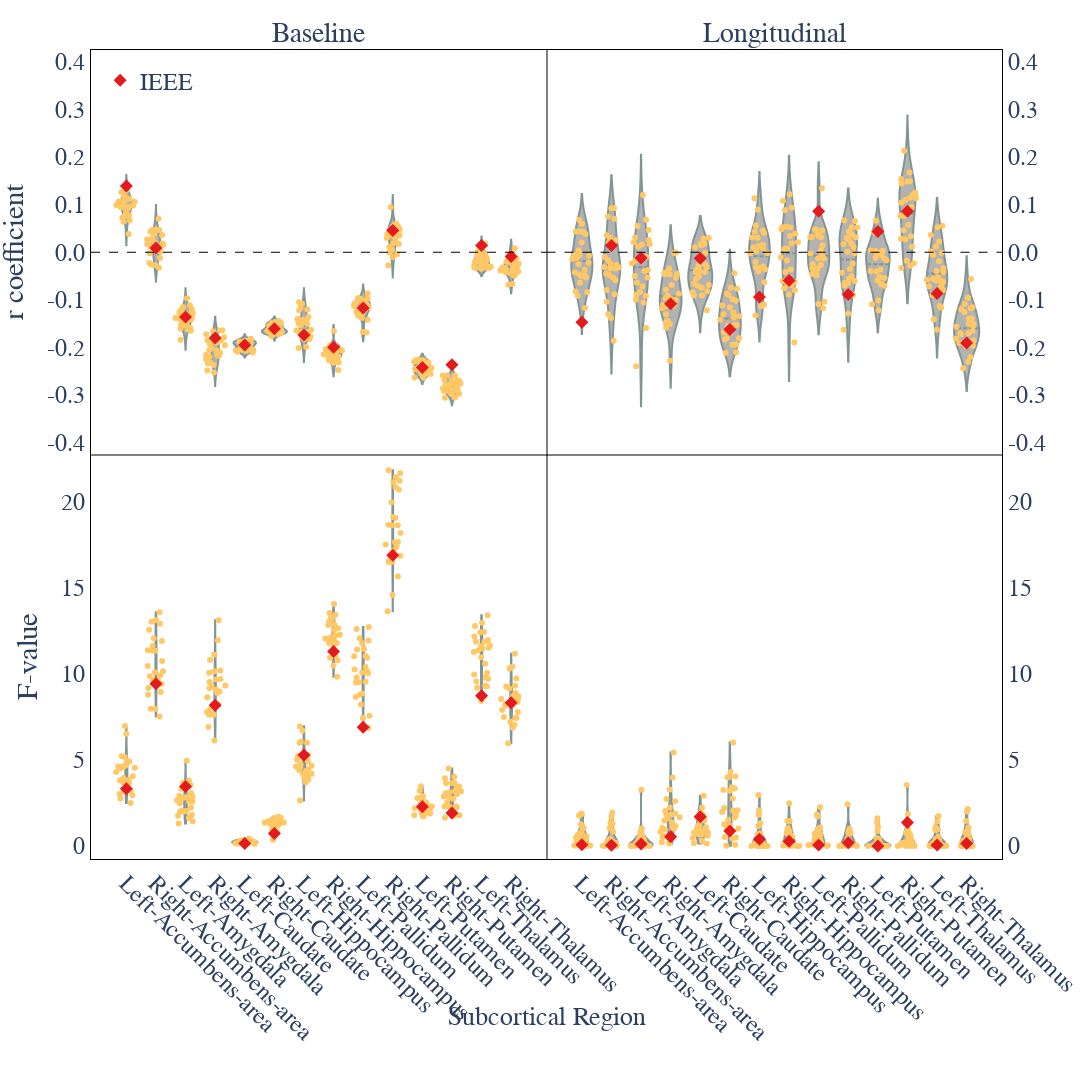

The notebook cell this image was saved under:
### Markdown cell above
## Distribution of Statistical Values

Distribution of statistical values, specifically the correlation coefficients (r) from partial correlation analyses and the F-values from ANCOVA tests.

### Code cell
from plotly.subplots import make_subplots

# Create subplots with 2 rows and 2 columns
fig = make_subplots(
    rows=2,
    cols=2,
    shared_xaxes=True,
    column_titles=["Baseline", "Longitudinal"],
    x_title="Subcortical Region",
    vertical_spacing=0,
    horizontal_spacing=0,
)


# Add traces to the subplots
add_pcorr_baseline_trace(fig, get_preprocessed_data("partial_correlation", "baseline"))
add_pcorr_longitudinal_trace(fig, get_preprocessed_data("partial_correlation", "longitudinal"))
add_ancova_baseline_trace(fig, get_preprocessed_data("ancova", "baseline"))
add_ancova_longitudinal_trace(fig, get_preprocessed_data("ancova", "longitudinal"))

# Set x-axis ticks and labels
fig.update_xaxes(
    title_text="", tickvals=list(range(len(regions))), ticktext=regions, tickangle=45
)

yaxis_r_range = [-0.425, 0.425]
yaxis_r_tickvals = np.arange(-0.5, 0.6, 0.1)
yaxis_r_tickvals = [
    0 if np.isclose(x, 0) else x for x in yaxis_r_tickvals
]  # Replace 0 with 0.0
yaxis_r_ticktext = [
    "0.0" if np.isclose(x, 0) else str(round(x, 1)) for x in yaxis_r_tickvals
]
yaxis_r_clear = ["" for x in yaxis_r_tickvals]

yaxis_f_range = [-0.75, 22.75]
yaxis_f_tickvals = [0, 10, 20, 30, 40, 50]
yaxis_f_ticktext = ["0", "10", "20", "30", "40", "50"]
yaxis_f_clear = ["" for x in yaxis_f_tickvals]

# Update layout for all axes
fig.update_layout(
    # Primary y-axes (left side, 0 to 1)
    yaxis1=dict(
        title="r coefficient",
        range=yaxis_r_range,
        dtick=0.1,
        showgrid=False,
        # dashed bold the 0 line
        zeroline=False,
        zerolinewidth=2,
        zerolinecolor="DarkSlateGrey",
        tickvals=yaxis_r_tickvals,
        ticktext=yaxis_r_ticktext,
    ),
    yaxis2=dict(
        dtick=0.1,
        showgrid=False,
        range=yaxis_r_range,
        zeroline=False,
        zerolinewidth=2,
        zerolinecolor="black",
        tickvals=yaxis_r_tickvals,
        ticktext=yaxis_r_ticktext,
        side="right",
    ),
    yaxis3=dict(
        title="F-value",
        range=yaxis_f_range,
        showgrid=False,
        zeroline=False,
    ),
    yaxis4=dict(showgrid=False, zeroline=False, range=yaxis_f_range, side="right"),
    # Other layout settings
    legend=dict(
        x=0.01,
        y=0.99,
        orientation="h",
        yanchor="top",
        xanchor="left",
        bgcolor="rgba(255, 255, 255, 0)",
    ),
    margin=dict(t=50, b=150, r=20),
    # margin=dict(b=150,
    #             l=150)  # Add bottom margin for tilted labels
    plot_bgcolor=background_color,
    paper_bgcolor=background_color,
)

fig.add_hline(
    y=0,
    row=1,
    line_color="black",
    line_width=1,
    line_dash="dash",
)


# Update each axis individually
fig.update_layout(
    xaxis1=dict(showline=True, linewidth=1, linecolor="black", mirror=True),
    xaxis2=dict(showline=True, linewidth=1, linecolor="black", mirror=True),
    xaxis3=dict(showline=True, linewidth=1, linecolor="black", mirror=False),
    xaxis4=dict(showline=True, linewidth=1, linecolor="black", mirror=False),
    yaxis1=dict(showline=True, linewidth=1, linecolor="black", mirror=True),
    yaxis2=dict(showline=True, linewidth=1, linecolor="black", mirror=False),
    yaxis3=dict(showline=True, linewidth=1, linecolor="black", mirror=True),
    yaxis4=dict(showline=True, linewidth=1, linecolor="black", mirror=False),
)

fig.update_layout(font_family="Helvetica", font_size=24)
fig.update_annotations(font=dict(family="Helvetica", size=24))

# Update y position of annotation with "subcortical region" text
for annotation in fig.layout.annotations:
    if annotation.text.lower() == "subcortical region":
        annotation.y = -0.14  # Adjust this value as needed for better positioning
        annotation.font.size = 26

# Update font size for Baseline and Longitudinal titles
for annotation in fig.layout.annotations:
    if annotation.text in ["Baseline", "Longitudinal"]:
        annotation.font.size = 28  # Set the desired font size for these titles

# Optional: Make corner borders more prominent
fig.update_layout(
    plot_bgcolor=background_color,
    paper_bgcolor=background_color,
)

write_image(
    fig, "subcortical_volume_coefficients_distribution.pdf", width=1600, height=1600
)
show_figure(fig, width=1600, height=1600)

### Figure 1 — Plotly figure (JSON) as saved in the notebook; plotly's stock layout.template omitted (floating-point values rounded to 4 significant figures; data arrays with more than 128 entries replaced by an {"elided": "..."} marker saying what was removed)
{"data": [{"customdata": ["Left-Accumbens-area", "Right-Accumbens-area", "Left-Amygdala", "Right-Amygdala", "Left-Caudate", "Right-Caudate", "Left-Hippocampus", "Right-Hippocampus", "Left-Pallidum", "Right-Pallidum", "Left-Putamen", "Right-Putamen", "Left-Thalamus", "Right-Thalamus"], "hovertemplate": "Region: %{customdata}<br>r: %{y:.3f}<extra></extra>", "marker": {"color": "rgb(228,26,28)", "size": 10, "symbol": "diamond"}, "mode": "markers", "name": "IEEE", "showlegend": true, "type": "scatter", "x": ["Left-Accumbens-area", "Right-Accumbens-area", "Left-Amygdala", "Right-Amygdala", "Left-Caudate", "Right-Caudate", "Left-Hippocampus", "Right-Hippocampus", "Left-Pallidum", "Right-Pallidum", "Left-Putamen", "Right-Putamen", "Left-Thalamus", "Right-Thalamus"], "xaxis": "x", "y": [0.139, 0.00908, -0.1359, -0.18, -0.1947, -0.1608, -0.174, -0.1996, -0.1171, 0.04595, -0.242, -0.2365, 0.01437, -0.008725], "yaxis": "y"}, {"box": {"visible": false}, "customdata": {"elided": "364 str values"}, "fillcolor": "gray", "hovertemplate": "Region: %{customdata}<br>r: %{y:.3f}<extra></extra>", "jitter": 0.85, "line": {"color": "DarkSlateGrey"}, "marker": {"color": "orange", "opacity": 1}, "meanline": {"visible": true}, "name": "r coefficient", "opacity": 0.6, "pointpos": 0, "points": "all", "showlegend": false, "type": "violin", "width": 0.85, "x": {"elided": "364 str values"}, "xaxis": "x", "y": {"elided": "364 float values"}, "yaxis": "y"}, {"customdata": ["Left-Accumbens-area", "Right-Accumbens-area", "Left-Amygdala", "Right-Amygdala", "Left-Caudate", "Right-Caudate", "Left-Hippocampus", "Right-Hippocampus", "Left-Pallidum", "Right-Pallidum", "Left-Putamen", "Right-Putamen", "Left-Thalamus", "Right-Thalamus"], "hovertemplate": "Region: %{customdata}<br>r: %{y:.3f}<extra></extra>", "marker": {"color": "rgb(228,26,28)", "size": 10, "symbol": "diamond"}, "mode": "markers", "name": "IEEE", "showlegend": false, "type": "scatter", "x": ["Left-Accumbens-area", "Right-Accumbens-area", "Left-Amygdala", "Right-Amygdala", "Left-Caudate", "Right-Caudate", "Left-Hippocampus", "Right-Hippocampus", "Left-Pallidum", "Right-Pallidum", "Left-Putamen", "Right-Putamen", "Left-Thalamus", "Right-Thalamus"], "xaxis": "x2", "y": [-0.1473, 0.01396, -0.01217, -0.1082, -0.01256, -0.1622, -0.09406, -0.05921, 0.08634, -0.08891, 0.04365, 0.08593, -0.08662, -0.1907], "yaxis": "y2"}, {"box": {"visible": false}, "customdata": {"elided": "364 str values"}, "fillcolor": "gray", "hovertemplate": "Region: %{customdata}<br>r: %{y:.3f}<extra></extra>", "jitter": 0.85, "line": {"color": "DarkSlateGrey"}, "marker": {"color": "orange", "opacity": 1}, "meanline": {"visible": true}, "name": "r coefficient", "opacity": 0.6, "pointpos": 0, "points": "all", "showlegend": false, "type": "violin", "width": 0.85, "x": {"elided": "364 str values"}, "xaxis": "x2", "y": {"elided": "364 float values"}, "yaxis": "y2"}, {"customdata": ["Left-Accumbens-area", "Right-Accumbens-area", "Left-Amygdala", "Right-Amygdala", "Left-Caudate", "Right-Caudate", "Left-Hippocampus", "Right-Hippocampus", "Left-Pallidum", "Right-Pallidum", "Left-Putamen", "Right-Putamen", "Left-Thalamus", "Right-Thalamus"], "hovertemplate": "Region: %{customdata}<br>F: %{y:.3f}<extra></extra>", "marker": {"color": "rgb(228,26,28)", "size": 10, "symbol": "diamond"}, "mode": "markers", "name": "IEEE", "showlegend": false, "type": "scatter", "x": ["Left-Accumbens-area", "Right-Accumbens-area", "Left-Amygdala", "Right-Amygdala", "Left-Caudate", "Right-Caudate", "Left-Hippocampus", "Right-Hippocampus", "Left-Pallidum", "Right-Pallidum", "Left-Putamen", "Right-Putamen", "Left-Thalamus", "Right-Thalamus"], "xaxis": "x3", "y": [3.337, 9.428, 3.457, 8.176, 0.1434, 0.7319, 5.291, 11.31, 6.897, 16.89, 2.284, 1.926, 8.737, 8.324], "yaxis": "y3"}, {"box": {"visible": false}, "customdata": {"elided": "364 str values"}, "fillcolor": "gray", "hovertemplate": "Region: %{customdata}<br>F: %{y:.3f}<extra></extra>", "jitter": 0.85, "line": {"color": "DarkSlateGrey"}, "marker": {"color": "orange", "opacity": 1}, "meanline": {"visible": true}, "name": "F-value", "opacity": 0.6, "pointpos": 0, "points": "all", "showlegend": false, "spanmode": "hard", "type": "violin", "width": 0.85, "x": {"elided": "364 str values"}, "xaxis": "x3", "y": {"elided": "364 float values"}, "yaxis": "y3"}, {"customdata": ["Left-Accumbens-area", "Right-Accumbens-area", "Left-Amygdala", "Right-Amygdala", "Left-Caudate", "Right-Caudate", "Left-Hippocampus", "Right-Hippocampus", "Left-Pallidum", "Right-Pallidum", "Left-Putamen", "Right-Putamen", "Left-Thalamus", "Right-Thalamus"], "hovertemplate": "Region: %{customdata}<br>F: %{y:.3f}<extra></extra>", "marker": {"color": "rgb(228,26,28)", "size": 10, "symbol": "diamond"}, "mode": "markers", "name": "IEEE", "showlegend": false, "type": "scatter", "x": ["Left-Accumbens-area", "Right-Accumbens-area", "Left-Amygdala", "Right-Amygdala", "Left-Caudate", "Right-Caudate", "Left-Hippocampus", "Right-Hippocampus", "Left-Pallidum", "Right-Pallidum", "Left-Putamen", "Right-Putamen", "Left-Thalamus", "Right-Thalamus"], "xaxis": "x4", "y": [0.08338, 0.04626, 0.1242, 0.5415, 1.71, 0.8704, 0.3926, 0.2829, 0.06093, 0.1879, 0.0003028, 1.367, 0.05901, 0.1512], "yaxis": "y4"}, {"box": {"visible": false}, "customdata": {"elided": "364 str values"}, "fillcolor": "gray", "hovertemplate": "Region: %{customdata}<br>F: %{y:.3f}<extra></extra>", "jitter": 0.85, "line": {"color": "DarkSlateGrey"}, "marker": {"color": "orange", "opacity": 1}, "meanline": {"visible": false}, "name": "F-value", "opacity": 0.6, "pointpos": 0, "points": "all", "showlegend": false, "spanmode": "hard", "type": "violin", "width": 0.85, "x": {"elided": "364 str values"}, "xaxis": "x4", "y": {"elided": "364 float values"}, "yaxis": "y4"}], "layout": {"annotations": [{"font": {"family": "Helvetica", "size": 28}, "showarrow": false, "text": "Baseline", "x": 0.25, "xanchor": "center", "xref": "paper", "y": 1, "yanchor": "bottom", "yref": "paper"}, {"font": {"family": "Helvetica", "size": 28}, "showarrow": false, "text": "Longitudinal", "x": 0.75, "xanchor": "center", "xref": "paper", "y": 1, "yanchor": "bottom", "yref": "paper"}, {"font": {"family": "Helvetica", "size": 26}, "showarrow": false, "text": "Subcortical Region", "x": 0.5, "xanchor": "center", "xref": "paper", "y": -0.14, "yanchor": "top", "yref": "paper", "yshift": -30}], "font": {"family": "Helvetica", "size": 24}, "height": 1600, "legend": {"bgcolor": "rgba(255, 255, 255, 0)", "orientation": "h", "x": 0.01, "xanchor": "left", "y": 0.99, "yanchor": "top"}, "margin": {"b": 150, "r": 20, "t": 50}, "paper_bgcolor": "White", "plot_bgcolor": "White", "shapes": [{"line": {"color": "black", "dash": "dash", "width": 1}, "type": "line", "x0": 0, "x1": 1, "xref": "x domain", "y0": 0, "y1": 0, "yref": "y"}, {"line": {"color": "black", "dash": "dash", "width": 1}, "type": "line", "x0": 0, "x1": 1, "xref": "x2 domain", "y0": 0, "y1": 0, "yref": "y2"}], "width": 1600, "xaxis": {"anchor": "y", "domain": [0, 0.5], "linecolor": "black", "linewidth": 1, "matches": "x3", "mirror": true, "showline": true, "showticklabels": false, "tickangle": 45, "ticktext": ["Left-Accumbens-area", "Right-Accumbens-area", "Left-Amygdala", "Right-Amygdala", "Left-Caudate", "Right-Caudate", "Left-Hippocampus", "Right-Hippocampus", "Left-Pallidum", "Right-Pallidum", "Left-Putamen", "Right-Putamen", "Left-Thalamus", "Right-Thalamus"], "tickvals": [0, 1, 2, 3, 4, 5, 6, 7, 8, 9, 10, 11, 12, 13], "title": {"text": ""}}, "xaxis2": {"anchor": "y2", "domain": [0.5, 1], "linecolor": "black", "linewidth": 1, "matches": "x4", "mirror": true, "showline": true, "showticklabels": false, "tickangle": 45, "ticktext": ["Left-Accumbens-area", "Right-Accumbens-area", "Left-Amygdala", "Right-Amygdala", "Left-Caudate", "Right-Caudate", "Left-Hippocampus", "Right-Hippocampus", "Left-Pallidum", "Right-Pallidum", "Left-Putamen", "Right-Putamen", "Left-Thalamus", "Right-Thalamus"], "tickvals": [0, 1, 2, 3, 4, 5, 6, 7, 8, 9, 10, 11, 12, 13], "title": {"text": ""}}, "xaxis3": {"anchor": "y3", "domain": [0, 0.5], "linecolor": "black", "linewidth": 1, "mirror": false, "showline": true, "tickangle": 45, "ticktext": ["Left-Accumbens-area", "Right-Accumbens-area", "Left-Amygdala", "Right-Amygdala", "Left-Caudate", "Right-Caudate", "Left-Hippocampus", "Right-Hippocampus", "Left-Pallidum", "Right-Pallidum", "Left-Putamen", "Right-Putamen", "Left-Thalamus", "Right-Thalamus"], "tickvals": [0, 1, 2, 3, 4, 5, 6, 7, 8, 9, 10, 11, 12, 13], "title": {"text": ""}}, "xaxis4": {"anchor": "y4", "domain": [0.5, 1], "linecolor": "black", "linewidth": 1, "mirror": false, "showline": true, "tickangle": 45, "ticktext": ["Left-Accumbens-area", "Right-Accumbens-area", "Left-Amygdala", "Right-Amygdala", "Left-Caudate", "Right-Caudate", "Left-Hippocampus", "Right-Hippocampus", "Left-Pallidum", "Right-Pallidum", "Left-Putamen", "Right-Putamen", "Left-Thalamus", "Right-Thalamus"], "tickvals": [0, 1, 2, 3, 4, 5, 6, 7, 8, 9, 10, 11, 12, 13], "title": {"text": ""}}, "yaxis": {"anchor": "x", "domain": [0.5, 1], "dtick": 0.1, "linecolor": "black", "linewidth": 1, "mirror": true, "range": [-0.425, 0.425], "showgrid": false, "showline": true, "ticktext": ["-0.5", "-0.4", "-0.3", "-0.2", "-0.1", "0.0", "0.1", "0.2", "0.3", "0.4", "0.5"], "tickvals": [-0.5, -0.4, -0.3, -0.2, -0.1, 0, 0.1, 0.2, 0.3, 0.4, 0.5], "title": {"text": "r coefficient"}, "zeroline": false, "zerolinecolor": "DarkSlateGrey", "zerolinewidth": 2}, "yaxis2": {"anchor": "x2", "domain": [0.5, 1], "dtick": 0.1, "linecolor": "black", "linewidth": 1, "mirror": false, "range": [-0.425, 0.425], "showgrid": false, "showline": true, "side": "right", "ticktext": ["-0.5", "-0.4", "-0.3", "-0.2", "-0.1", "0.0", "0.1", "0.2", "0.3", "0.4", "0.5"], "tickvals": [-0.5, -0.4, -0.3, -0.2, -0.1, 0, 0.1, 0.2, 0.3, 0.4, 0.5], "zeroline": false, "zerolinecolor": "black", "zerolinewidth": 2}, "yaxis3": {"anchor": "x3", "domain": [0, 0.5], "linecolor": "black", "linewidth": 1, "mirror": true, "range": [-0.75, 22.75], "showgrid": false, "showline": true, "title": {"text": "F-value"}, "zeroline": false}, "yaxis4": {"anchor": "x4", "domain": [0, 0.5], "linecolor": "black", "linewidth": 1, "mirror": false, "range": [-0.75, 22.75], "showgrid": false, "showline": true, "side": "right", "zeroline": false}}}
